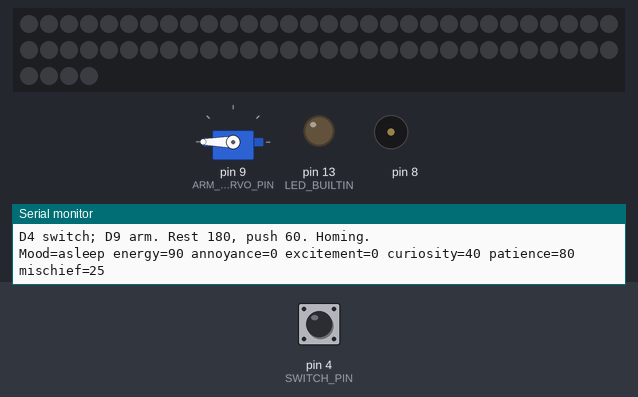
Simulated run of this program. Board: Arduino Nano, built with avr-gcc and run on an emulated ATmega328P. Shown: 64 RGB LEDs in strip order, left to right, continuing on the next row, servo, output pins drawn as LEDs (lit = HIGH), buzzer (waves = sounding), the last lines printed to the serial monitor. The inputs (shaded band) are chosen by the test bench; at power-on: pin 4 (SWITCH_PIN) HIGH.

Above: at 1.2 s.
1.3 s: pin 4 (SWITCH_PIN) pulled LOW for 3.2 s
At 3.2 s:
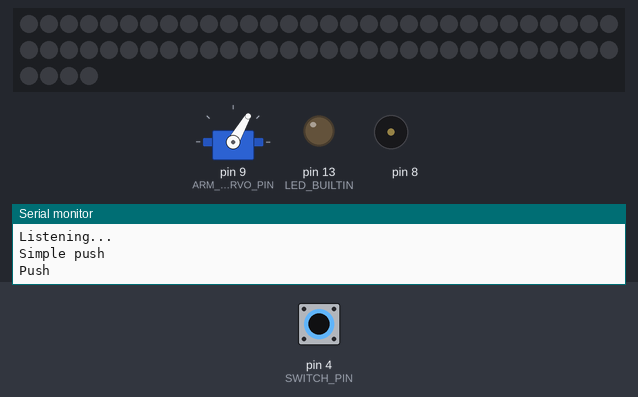
6.0 s: pin 4 (SWITCH_PIN) pulled LOW for 0.15 s
7.6 s: pin 4 (SWITCH_PIN) pulled LOW for 1 s
At 8.5 s:
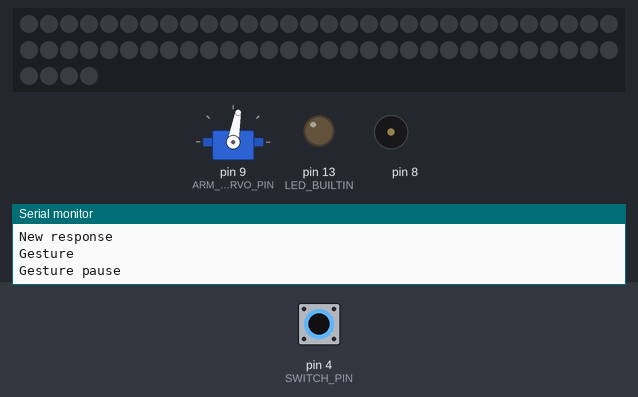
10.1 s: pin 4 (SWITCH_PIN) driven LOW
At 12.9 s:
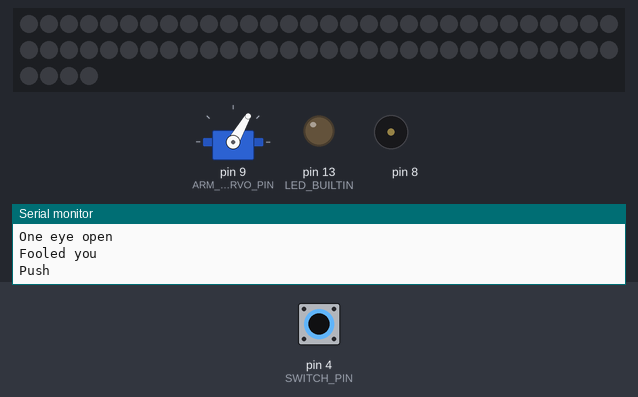
13.1 s: pin 4 (SWITCH_PIN) pulsed HIGH 2 times (0.12 s each, 0.3 s apart)
At 14.06 s:
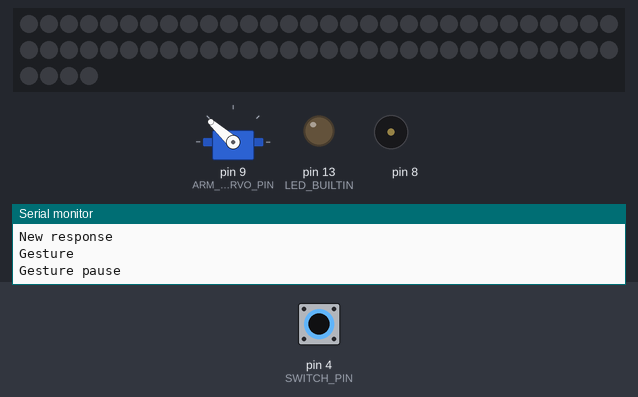
Timing chart, 0 to 16.8 s (numbered marks = the images above; inputs shaded):
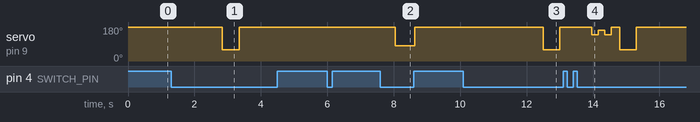

Measured:
- after the input at 1.3 s, servo on pin 9 (ARM_SERVO_PIN): 180° → 60° after 1.5 s, → 180° 0.51 s later
- after the input at 7.6 s, servo on pin 9 (ARM_SERVO_PIN): 180° → 80° after 0.45 s, → 180° 0.59 s later
- after the input at 10.1 s, servo on pin 9 (ARM_SERVO_PIN): 180° → 60° after 2.4 s, → 180° 0.51 s later
- after the input at 13.1 s, servo on pin 9 (ARM_SERVO_PIN): 180° → 138° after 0.87 s, → 162° 0.19 s later, → 138° 0.19 s later, → 180° 0.19 s later, … (6 changes in this stretch)

The program:

main.cpp
```cpp
#include <Arduino.h>
#include <Servo.h>
#include "config.h"
#include "face.h"
#include "sound.h"
#include "personality.h"
#include "interaction.h"
#include "choreography.h"
#include "surprises.h"

namespace {
Servo arm;
using personality::Routine;
enum class State { Startup, Idle, ResponsePause, Preparing, Prepared, Reacting, Approaching, Peeking,
  GreetingOut, GreetingPause, GreetingBack, GreetingBackPause,
  InspectCloser, InspectPause, SuspiciousBack, SuspiciousPause,
  Extending, Holding, Recoil, RecoilPause, Retracting, Settling, MischiefWait, WaitOff, ScriptMove, ScriptPause, Anticipate, AnticipatePause, FakeSleep, FakePeek, RareSurprise, AnnoyedStow, AnnoyedWait };
State state = State::Startup;
uint32_t stateSince=0, rawSince=0, lastStep=0, lastRestTick=0, lastReport=0;
bool rawOn=false, stableOn=false, startupComplete=false;
bool feintPending=false;
bool surrendered=false;
uint8_t jabs=0;
uint8_t plainRemaining=config::PLAIN_START_ACTIVATIONS;
bool plainCycle=false;
bool annoyedSigh=false, sighed=false;
surprises::Selector surpriseSelector;
surprises::Kind surprise=surprises::Kind::None;
uint32_t surpriseSince=0;
uint8_t quickStreak=0, playfulEncounters=0, victories=0;
bool anticipate=false, pretendSleep=false, victoryPending=false, celebrating=false;
uint32_t victorySince=0;
uint8_t nextVariant[choreography::ROUTINES]={1,1,1,1,1,1,1};
uint8_t motionVariant=0, scriptIndex=0;
choreography::Step scriptStep={};
int angle=config::HOME_DEG;
personality::Model mind;
interaction::Gate switchGate;
personality::Behavior cycleBehavior=mind.behavior();
personality::Mood reportedMood=personality::Mood::Happy;
// All gestures stay inside the calibrated travel, away from the push endpoint.
constexpr int gestureAngle(uint8_t percent) {
  return config::HOME_DEG + (config::PUSH_DEG-config::HOME_DEG)*percent/100;
}
void reportMood() {
  Serial.print(F("Mood="));
  switch (mind.mood()) {
    case personality::Mood::Happy: Serial.print(F("happy")); break;
    case personality::Mood::Suspicious: Serial.print(F("suspicious")); break;
    case personality::Mood::Curious: Serial.print(F("curious")); break;
    case personality::Mood::Playful: Serial.print(F("playful")); break;
    case personality::Mood::Annoyed: Serial.print(F("annoyed")); break;
    case personality::Mood::Furious: Serial.print(F("furious")); break;
    case personality::Mood::Tired: Serial.print(F("tired")); break;
    case personality::Mood::Sleepy: Serial.print(F("sleepy")); break;
    case personality::Mood::Asleep: Serial.print(F("asleep")); break;
  }
  Serial.print(F(" energy=")); Serial.print(mind.values.energy);
  Serial.print(F(" annoyance=")); Serial.print(mind.values.annoyance);
  Serial.print(F(" excitement=")); Serial.print(mind.values.excitement);
  Serial.print(F(" curiosity=")); Serial.print(mind.values.curiosity);
  Serial.print(F(" patience=")); Serial.print(mind.values.patience);
  Serial.print(F(" mischief=")); Serial.println(mind.values.mischief);
  reportedMood = mind.mood();
}

bool elapsed(uint32_t now,uint32_t since,uint32_t duration) {
  return static_cast<uint32_t>(now-since)>=duration;
}
void enter(State next,uint32_t now,const __FlashStringHelper* message) {
  state=next; stateSince=now; lastStep=now; Serial.println(message);
}
void updateSwitch(uint32_t now) {
  const bool sample=digitalRead(config::SWITCH_PIN)==LOW;
  if(sample!=rawOn){rawOn=sample;rawSince=now;}
  if(stableOn!=rawOn && elapsed(now,rawSince,config::DEBOUNCE_MS)){
    stableOn=rawOn; Serial.println(stableOn?F("Switch ON"):F("Switch OFF"));
  }
}
bool moveTo(int target,uint32_t now,uint16_t stepMs) {
  if(stepMs==0){if(angle!=target)arm.write(target);angle=target;return true;}
  if(angle!=target && elapsed(now,lastStep,stepMs)){
    lastStep=now;angle+=target>angle?1:-1;arm.write(angle);
  }
  return angle==target;
}
void beginScriptStep(uint32_t now) {
  scriptStep=choreography::read(cycleBehavior.routine,motionVariant,scriptIndex);
  enter(State::ScriptMove,now,F("Gesture"));
}
void startResponse(uint32_t now) {
  feintPending=false; jabs=0;
  if(plainCycle){enter(State::Extending,now,F("Simple push"));return;}
  if(annoyedSigh){enter(State::AnnoyedStow,now,F("Ignoring you..."));return;}
  if(anticipate){enter(State::Anticipate,now,F("I saw that coming"));return;}
  if(pretendSleep){enter(State::FakeSleep,now,F("Definitely asleep..."));return;}
  if(surprise!=surprises::Kind::None){
    surpriseSince=now;
    sound::playCue(surprise==surprises::Kind::SystemError?sound::Cue::SystemError:
        surprise==surprises::Kind::Countdown?sound::Cue::Countdown:sound::Cue::Deadpan,now);
    Serial.print(F("Rare surprise="));Serial.println(uint8_t(surprise));
    enter(State::RareSurprise,now,F("Something unexpected"));return;
  }
  // Ordinary activations rotate through the selected variants.
  if(cycleBehavior.routine==Routine::Creep){
    const bool beyondPeek=config::HOME_DEG>config::PUSH_DEG
        ? angle<=cycleBehavior.peekDeg : angle>=cycleBehavior.peekDeg;
    enter(beyondPeek?State::Preparing:State::Reacting,now,F("Sleepy approach"));
  } else enter(State::Reacting,now,F("New response"));
}
}
void setup(){
  digitalWrite(LED_BUILTIN,LOW);pinMode(LED_BUILTIN,OUTPUT);
  Serial.begin(115200);pinMode(config::SWITCH_PIN,INPUT_PULLUP);
  mind.startAsleep();face::begin();sound::begin();
  pinMode(config::ARM_SERVO_PIN,OUTPUT);digitalWrite(config::ARM_SERVO_PIN,LOW);
  arm.write(config::HOME_DEG);arm.attach(config::ARM_SERVO_PIN);
  rawOn=digitalRead(config::SWITCH_PIN)==LOW;rawSince=millis();
  enter(State::Startup,millis(),F("D4 switch; D9 arm. Rest 180, push 60. Homing."));
}
void loop(){
  const uint32_t now=millis();
  const bool wasOn=stableOn;
  updateSwitch(now);
  if(!stableOn)surrendered=false;
  // Only an OFF edge while actually pushing qualifies as a win.
  if(wasOn && !stableOn && state==State::Holding && !plainCycle && victories<3)victoryPending=true;
  if(state!=State::Idle || stableOn || rawOn){
    if(startupComplete && state!=State::Idle)mind.disturbed();
    lastRestTick=now;
  } else while(elapsed(now,lastRestTick,1000)){mind.restSecond();lastRestTick+=1000;}
  if(switchGate.accept(stableOn,now,!startupComplete)){
    quickStreak=switchGate.quick(now) ? (quickStreak%3+1) : 0;
    mind.activate();cycleBehavior=mind.behavior();
    plainCycle=plainRemaining>0;
    if(plainCycle)--plainRemaining;
    anticipate=false;pretendSleep=false;surprise=surprises::Kind::None;
    annoyedSigh=false;sighed=false;
    victoryPending=false;celebrating=false;surrendered=false;
    if(plainCycle){
      cycleBehavior={0,0,0,0,0};
      cycleBehavior.routine=Routine::Swat;
      motionVariant=0;
    } else {
      anticipate=quickStreak>=3 && quickStreak%3==0 && cycleBehavior.routine!=Routine::Creep;
      if(cycleBehavior.routine==Routine::FakeOut){
        playfulEncounters=(playfulEncounters+1)%2;
        pretendSleep=playfulEncounters==0 && !anticipate;
      }
      // Intro pushes do not consume any of the mood choreography variants.
      const uint8_t routine=static_cast<uint8_t>(cycleBehavior.routine);
      motionVariant=nextVariant[routine];
      nextVariant[routine]=(motionVariant+1)%(cycleBehavior.routine==Routine::Swat?4:3);
      annoyedSigh=cycleBehavior.routine==Routine::Swat && motionVariant==3;
      if(annoyedSigh)anticipate=false;
      surprise=surpriseSelector.choose(now,!annoyedSigh && !anticipate && !pretendSleep && cycleBehavior.routine!=Routine::Creep);
    }
    sound::play(plainCycle?personality::Mood::Happy:mind.mood(),now);reportMood();
    Serial.print(F("Motion variant="));Serial.println(motionVariant+1);
    feintPending=false; jabs=0;
    enter(State::ResponsePause,now,F("Listening..."));
  }
  // One cancellation path covers every gesture, pause and pending second jab.
  if(startupComplete && !stableOn && state!=State::Idle && state!=State::WaitOff
      && state!=State::Retracting && state!=State::Settling){
    feintPending=false;enter(State::Retracting,now,F("Switch off; returning"));
  }
  switch(state){
    case State::Startup:
      if(elapsed(now,stateSince,config::STARTUP_SETTLE_MS)){
        startupComplete=true;enter(stableOn?State::WaitOff:State::Idle,now,F("Ready"));
      }
      break;
    case State::Idle:break;
    case State::AnnoyedStow:
      // A rapid re-flip may find the arm near contact: stow before the long wait.
      if(moveTo(config::HOME_DEG,now,0))enter(State::AnnoyedWait,now,F("Not interested"));
      break;
    case State::AnnoyedWait:
      if(!sighed && elapsed(now,stateSince,config::ANNOYED_IGNORE_MS-1000)){
        sighed=true;sound::playCue(sound::Cue::Sigh,now);
      }
      if(elapsed(now,stateSince,config::ANNOYED_IGNORE_MS))enter(State::Extending,now,F("Fine. Whatever."));
      break;
    case State::RareSurprise:
      // Stay home for the visual joke, then make one decisive, ordinary push.
      moveTo(config::HOME_DEG,now,0);
      if(elapsed(now,stateSince,surprises::duration(surprise)))
        enter(State::Extending,now,F("Surprise push"));
      break;
    case State::Anticipate:
      if(moveTo(80,now,0))enter(State::AnticipatePause,now,F("Already waiting for you"));
      break;
    case State::AnticipatePause:
      if(elapsed(now,stateSince,550))enter(State::Extending,now,F("Called it"));
      break;
    case State::FakeSleep:
      if(moveTo(config::HOME_DEG,now,0) && elapsed(now,stateSince,1300))
        enter(State::FakePeek,now,F("One eye open"));
      break;
    case State::FakePeek:
      if(elapsed(now,stateSince,650))enter(State::Extending,now,F("Fooled you"));
      break;
    case State::ResponsePause:
      if(elapsed(now,stateSince,config::RESPONSE_PAUSE_MS))startResponse(now);
      break;
    case State::Preparing:
      if(moveTo(config::HOME_DEG,now,cycleBehavior.returnMs))enter(State::Prepared,now,F("Resetting tired approach"));
      break;
    case State::Prepared:
      if(elapsed(now,stateSince,config::HOME_SETTLE_MS))enter(State::Reacting,now,F("Ready to creep"));
      break;
    case State::Reacting:
      if(elapsed(now,stateSince,cycleBehavior.reactionMs)){
        if(motionVariant) {scriptIndex=0;beginScriptStep(now);}
        else if(cycleBehavior.routine==Routine::Greeting)enter(State::GreetingOut,now,F("Hello!"));
        else if(cycleBehavior.routine==Routine::Swat || cycleBehavior.routine==Routine::DoubleJab)
          enter(State::Extending,now,F("Swat"));
        else enter(State::Approaching,now,F("Taking a look"));
      }
      break;
    case State::ScriptMove:
      if(moveTo(cycleBehavior.routine==Routine::FakeOut && scriptStep.percent==83
          ? config::MISCHIEF_PEEK_DEG : gestureAngle(scriptStep.percent),now,scriptStep.stepMs))
        enter(State::ScriptPause,now,F("Gesture pause"));
      break;
    case State::ScriptPause:
      if(elapsed(now,stateSince,scriptStep.waitMs)) {
        if(++scriptIndex<choreography::count(cycleBehavior.routine,motionVariant))beginScriptStep(now);
        else enter(cycleBehavior.routine==Routine::Creep?State::Approaching:State::Extending,now,F("Enough theatre"));
      }
      break;
    case State::GreetingOut:
      if(moveTo(gestureAngle(17),now,0))enter(State::GreetingPause,now,F("Greeting bob"));
      break;
    case State::GreetingPause:
      if(elapsed(now,stateSince,config::GESTURE_SETTLE_MS))enter(State::GreetingBack,now,F("Bob back"));
      break;
    case State::GreetingBack:
      if(moveTo(config::HOME_DEG,now,0))enter(State::GreetingBackPause,now,F("Ready..."));
      break;
    case State::GreetingBackPause:
      if(elapsed(now,stateSince,config::GESTURE_SETTLE_MS))enter(State::Extending,now,F("Happy push"));
      break;
    case State::Approaching:
      if(moveTo(cycleBehavior.peekDeg,now,cycleBehavior.approachMs))enter(State::Peeking,now,F("Watching..."));
      break;
    case State::Peeking:
      if(elapsed(now,stateSince,cycleBehavior.pauseMs)){
        if(cycleBehavior.routine==Routine::FakeOut){feintPending=true;enter(State::Retracting,now,F("Pretending to give up"));}
        else if(cycleBehavior.routine==Routine::Inspect)enter(State::InspectCloser,now,F("A closer look"));
        else if(cycleBehavior.routine==Routine::Distrust)enter(State::SuspiciousBack,now,F("Backing away"));
        else enter(State::Extending,now,F("Final slam"));
      }
      break;
    case State::InspectCloser:
      if(moveTo(gestureAngle(75),now,6))enter(State::InspectPause,now,F("Inspecting closely"));
      break;
    case State::InspectPause:
      if(elapsed(now,stateSince,300))enter(State::Extending,now,F("Decision made"));
      break;
    case State::SuspiciousBack:
      if(moveTo(gestureAngle(25),now,6))enter(State::SuspiciousPause,now,F("Not sure..."));
      break;
    case State::SuspiciousPause:
      if(elapsed(now,stateSince,400))enter(State::Extending,now,F("Surprise lunge"));
      break;
    case State::Extending:
      if(moveTo(config::PUSH_DEG,now,cycleBehavior.stepMs)){++jabs;enter(State::Holding,now,F("Push"));}
      break;
    case State::Holding:
      if(elapsed(now,stateSince,config::PUSH_HOLD_MS)){
        if(surprise==surprises::Kind::None && cycleBehavior.routine==Routine::DoubleJab && jabs<2)enter(State::Recoil,now,F("One more jab"));
        else {feintPending=false;surrendered=!plainCycle;enter(State::Retracting,now,F("You win; returning home"));}
      }
      break;
    case State::Recoil:
      if(moveTo(gestureAngle(60),now,0))enter(State::RecoilPause,now,F("Recoil"));
      break;
    case State::RecoilPause:
      if(elapsed(now,stateSince,config::FURIOUS_RECOIL_MS))enter(State::Extending,now,F("Second jab"));
      break;
    case State::Retracting:
      if(moveTo(config::HOME_DEG,now,cycleBehavior.returnMs))enter(State::Settling,now,F("Home"));
      break;
    case State::Settling:
      if(elapsed(now,stateSince,config::HOME_SETTLE_MS)){
        if(feintPending && stableOn)enter(State::MischiefWait,now,F("Hiding..."));
        else {
          feintPending=false;
          if(!stableOn && victoryPending && victories<3){
            ++victories;celebrating=true;victorySince=now;
            sound::playCue(victories==1?sound::Cue::VictoryTada:
                victories==2?sound::Cue::VictoryTease:sound::Cue::VictoryFlourish,now);
          }
          victoryPending=false;
          enter(stableOn?State::WaitOff:State::Idle,now,F("Stowed"));
          if(stableOn && surrendered)sound::playCue(sound::Cue::Surrender,now);
        }
      }
      break;
    case State::MischiefWait:
      if(elapsed(now,stateSince,cycleBehavior.hideWaitMs)){
        feintPending=false;enter(State::Extending,now,F("Surprise slam"));
      }
      break;
    case State::WaitOff:
      if(!stableOn)enter(State::Idle,now,F("Ready"));
      break;
  }
  if(mind.mood()!=reportedMood || elapsed(now,lastReport,5000)){reportMood();lastReport=now;}
  if(celebrating && elapsed(now,victorySince,1400))celebrating=false;
  const bool victoryAudio=celebrating && state==State::Idle && !stableOn && !rawOn;
  if(!victoryAudio && (!stableOn || state==State::Idle || (state==State::WaitOff && !surrendered)))sound::stop();
  sound::update(now);
  face::Expression expression=face::Expression::Normal;
  const bool rareFace=surprise!=surprises::Kind::None &&
      (state==State::RareSurprise || state==State::Extending || state==State::Holding);
  if(surrendered && state==State::WaitOff)expression=face::Expression::Surrender;
  else if(state==State::AnnoyedWait)expression=face::Expression::Sigh;
  else if(annoyedSigh && (state==State::Extending || state==State::Holding))expression=face::Expression::Deadpan;
  else if(rareFace)expression=surprise==surprises::Kind::SystemError?face::Expression::SystemError:
      surprise==surprises::Kind::Countdown?face::Expression::Countdown:face::Expression::Deadpan;
  else if(state==State::Anticipate || state==State::AnticipatePause)expression=face::Expression::Knowing;
  else if(state==State::FakeSleep)expression=face::Expression::FakeSleep;
  else if(state==State::FakePeek)expression=face::Expression::Peek;
  else if(celebrating && state==State::Idle)expression=face::Expression::Victory;
  face::expression(expression,rareFace?surpriseSince:expression==face::Expression::Victory?victorySince:stateSince,victories);
  const auto actualMood=mind.mood();
  const auto displayedMood=plainCycle && actualMood!=personality::Mood::Asleep && actualMood!=personality::Mood::Sleepy
      ? personality::Mood::Happy:actualMood;
  face::update(now,displayedMood,state==State::Peeking || state==State::InspectPause || state==State::SuspiciousPause || state==State::ScriptPause);
}
```

dream_art.h
```cpp
#pragma once
#include <stdint.h>
namespace dreamArt {
// Five-row thought pictures leave the sleeping eyes and mouth visible.
constexpr uint8_t row(uint8_t picture, uint8_t y) {
  return picture%3==0 ? (y==0?0x66:y==1?0xff:y==2?0x7e:y==3?0x3c:0x18)
      : picture%3==1 ? (y==0?0x18:y==1?0x7e:y==2?0x3c:y==3?0x24:0x42)
      : (y==0?0x3c:y==1?0x24:y==2?0x3c:y==3?0x18:0x18);
}
constexpr bool lit(uint8_t picture,uint8_t x,uint8_t y) {
  return x<8 && y<5 && (row(picture,y)&(0x80>>x));
}
constexpr bool dreaming(uint32_t age) { return age>=12000 && (age-12000)%18000<3200; }
}
```

face.h
```cpp
#pragma once
#include <stdint.h>
#include "personality.h"
namespace face {
enum class Expression : uint8_t { Normal, Knowing, FakeSleep, Peek, Victory, SystemError, Countdown, Deadpan, Surrender, Sigh };
void expression(Expression value, uint32_t since, uint8_t variant=0);
void begin();
void update(uint32_t now, personality::Mood mood, bool reacting);
}
```

interaction.h
```cpp
#pragma once
#include <stdint.h>
namespace interaction {
constexpr uint32_t QUICK_REPEAT_MS = 1200;
constexpr int approachAngle(int home, int push) { return home + (push - home) * 60 / 100; }
class Gate {
 public:
  bool armed = true;
  bool released = false;
  uint32_t offSince = 0;
  constexpr bool accept(bool on, uint32_t now, bool startup) {
    if (!on) {
      if (!armed) { released = true; offSince = now; }
      armed = true;
      return false;
    }
    if (!armed || startup) return false;
    armed = false;
    return true;
  }
  constexpr bool quick(uint32_t now) const {
    return released && static_cast<uint32_t>(now - offSince) <= QUICK_REPEAT_MS;
  }
};
}
```

Source omitted: choreography.h (3153 bytes), face_art.h (1417 bytes), face_transition.h (1439 bytes), matrix.h (590 bytes), personality.h (7997 bytes), sleep_animation.h (846 bytes), sound.h (423 bytes), ound_patterns.h (data table, 3473 bytes), startup_animation.h (1522 bytes), surprises.h (1185 bytes), face.cpp (12089 bytes), sound.cpp (1946 bytes) and 1 more
